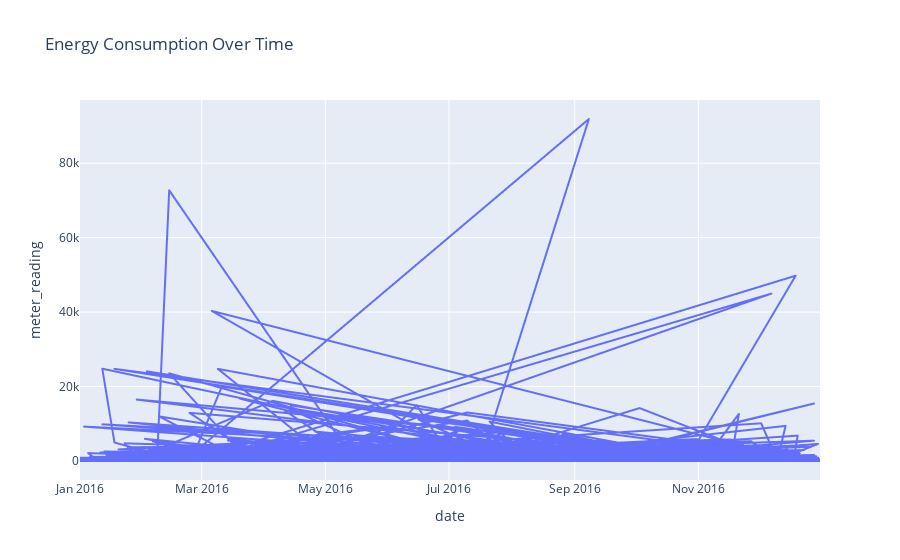

Notebook source saved alongside this figure:
### Markdown cell above
### Time Series Analysis of Energy Consumption

### Code cell
import plotly.express as px

fig = px.line(df.sample(5000), x='date', y='meter_reading', title='Energy Consumption Over Time')
fig.show()

### Figure 1 — Plotly figure (JSON) as saved in the notebook; plotly's stock layout.template omitted (floating-point values rounded to 4 significant figures; data arrays with more than 128 entries replaced by an {"elided": "..."} marker saying what was removed)
{"data": [{"hovertemplate": "date=%{x}<br>meter_reading=%{y}<extra></extra>", "legendgroup": "", "line": {"color": "#636efa", "dash": "solid"}, "marker": {"symbol": "circle"}, "mode": "lines", "name": "", "showlegend": false, "type": "scattergl", "x": {"elided": "5000 str values"}, "xaxis": "x", "y": {"elided": "5000 float values"}, "yaxis": "y"}], "layout": {"legend": {"tracegroupgap": 0}, "title": {"text": "Energy Consumption Over Time"}, "xaxis": {"anchor": "y", "domain": [0, 1], "title": {"text": "date"}}, "yaxis": {"anchor": "x", "domain": [0, 1], "title": {"text": "meter_reading"}}}}
